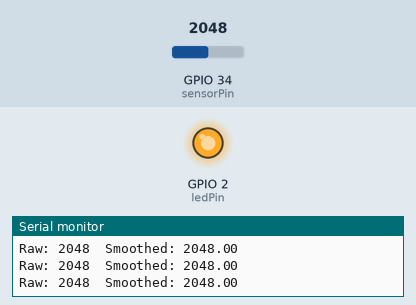
Bench run of a sketch on a simulated ESP32. Shown: output pins drawn as LEDs (lit = HIGH), the last lines printed to the serial monitor. Inputs (shaded band) come from the test bench; at power-on: GPIO 34 (sensorPin) = 2048.

Above: at 1.2 s.
1.3 s: GPIO 34 (sensorPin) set to 1958
At 2.0 s:
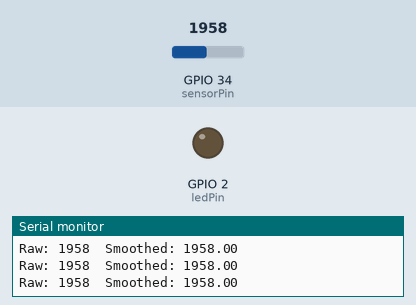
2.8 s: GPIO 34 (sensorPin) set to 2040
At 4.0 s:
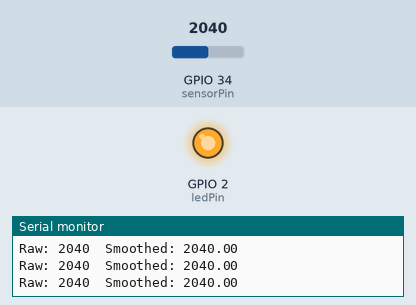
4.3 s: GPIO 34 (sensorPin) set to 1960
At 5.5 s:
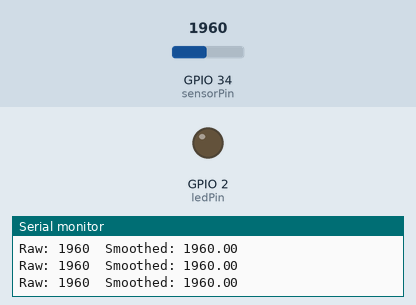
Timing chart, 0 to 7.3 s (numbered marks = the images above; inputs shaded):
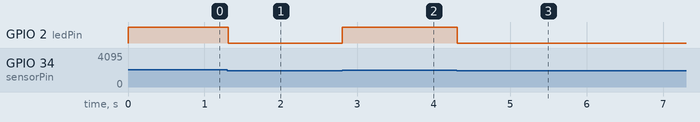

The sketch:

heartbeat.ino
```cpp
int sensorPin = 34;     // Finger pulse sensor
int ledPin = 2;         // Optional LED

float alpha = 0.6;      // smoothing factor
float smoothedValue = 0;

void setup() {
  pinMode(ledPin, OUTPUT);
  Serial.begin(115200);
}

void loop() {
  int rawValue = analogRead(sensorPin);

  // Smooth the signal (EMA)
  smoothedValue = alpha * smoothedValue + (1 - alpha) * rawValue;

  // Blink LED if rawValue is high (just for testing)
  if (rawValue > 2000) { // arbitrary test threshold
    digitalWrite(ledPin, HIGH);
  } else {
    digitalWrite(ledPin, LOW);
  }

  // Print raw and smoothed values
  Serial.print("Raw: ");
  Serial.print(rawValue);
  Serial.print("\tSmoothed: ");
  Serial.println(smoothedValue);

  delay(10); // 100 Hz sampling
}
```

Measured:
- the behaviour switches between 2001 and 2000 on GPIO 34 (sensorPin) (found by bisection; images 0 and 1)
- after the input at 1.3 s, GPIO 2 (ledPin): HIGH → LOW at once
- after the input at 2.8 s, GPIO 2 (ledPin): LOW → HIGH at once
- after the input at 4.3 s, GPIO 2 (ledPin): HIGH → LOW at once
